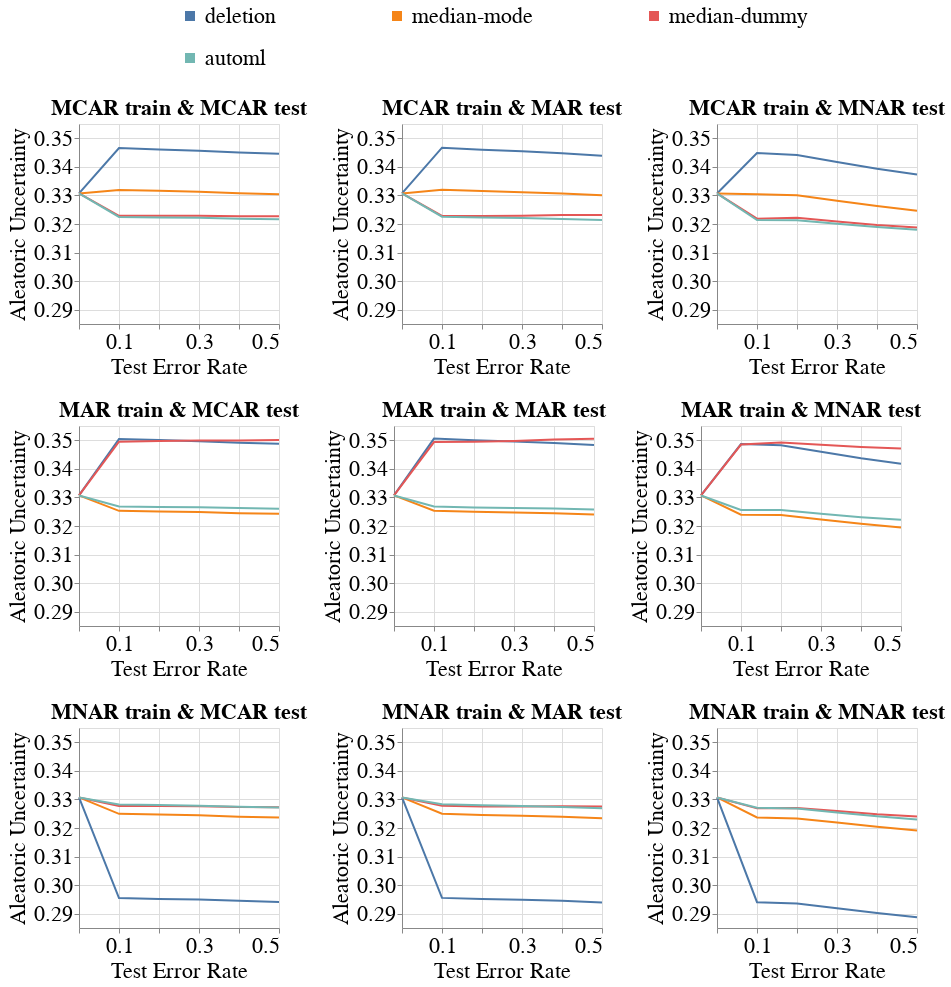

Notebook code for this chart:
### Code cell
create_line_bands_for_diff_imputers(dataset_name=DATASET_NAME,
                                    model_name='mlp_clf',
                                    metric_name='Aleatoric_Uncertainty',
                                    db_client=db_client,
                                    with_band=False)

### Figure 1 — Vega-Lite specification as saved in the notebook (floating-point values rounded to 4 significant figures; data arrays with more than 128 entries replaced by an {"elided": "..."} marker saying what was removed)
{"config": {"view": {"continuousWidth": 400, "continuousHeight": 300}, "axis": {"labelFontSize": 22, "labelFontWeight": "normal", "titleFontSize": 22, "titleFontWeight": "normal"}, "legend": {"columns": 3, "direction": "horizontal", "labelFontSize": 22, "labelLimit": 400, "orient": "top", "symbolOffset": 100, "symbolStrokeWidth": 10, "titleAnchor": "middle", "titleFontSize": 22, "titleLimit": 300}, "title": {"fontSize": 22}}, "vconcat": [{"hconcat": [{"mark": "line", "encoding": {"color": {"field": "Null_Imputer_Name", "sort": ["deletion", "median-mode", "median-dummy", "miss_forest", "k_means_clustering", "datawig", "automl", "boost_clean"], "title": null, "type": "nominal"}, "x": {"axis": {"labelExpr": "(datum.value == 0.1) || (datum.value == 0.3) || (datum.value == 0.5) ? datum.label : ''"}, "field": "Test_Error_Rate", "scale": {"nice": false}, "title": "Test Error Rate", "type": "quantitative"}, "y": {"aggregate": "mean", "field": "Metric_Value", "scale": {"zero": false}, "title": "Aleatoric Uncertainty", "type": "quantitative"}}, "height": 200, "title": {"text": "MCAR train & MCAR test", "fontSize": 22}, "width": 200}, {"data": {"name": "data-a5e1650c63c683a0869c554f6b73cb67"}, "mark": "line", "encoding": {"color": {"field": "Null_Imputer_Name", "sort": ["deletion", "median-mode", "median-dummy", "miss_forest", "k_means_clustering", "datawig", "automl", "boost_clean"], "title": null, "type": "nominal"}, "x": {"axis": {"labelExpr": "(datum.value == 0.1) || (datum.value == 0.3) || (datum.value == 0.5) ? datum.label : ''"}, "field": "Test_Error_Rate", "scale": {"nice": false}, "title": "Test Error Rate", "type": "quantitative"}, "y": {"aggregate": "mean", "field": "Metric_Value", "scale": {"zero": false}, "title": "Aleatoric Uncertainty", "type": "quantitative"}}, "height": 200, "title": {"text": "MCAR train & MAR test", "fontSize": 22}, "width": 200}, {"data": {"name": "data-28837e9cd6be25cac606e3cb6c141fb3"}, "mark": "line", "encoding": {"color": {"field": "Null_Imputer_Name", "sort": ["deletion", "median-mode", "median-dummy", "miss_forest", "k_means_clustering", "datawig", "automl", "boost_clean"], "title": null, "type": "nominal"}, "x": {"axis": {"labelExpr": "(datum.value == 0.1) || (datum.value == 0.3) || (datum.value == 0.5) ? datum.label : ''"}, "field": "Test_Error_Rate", "scale": {"nice": false}, "title": "Test Error Rate", "type": "quantitative"}, "y": {"aggregate": "mean", "field": "Metric_Value", "scale": {"zero": false}, "title": "Aleatoric Uncertainty", "type": "quantitative"}}, "height": 200, "title": {"text": "MCAR train & MNAR test", "fontSize": 22}, "width": 200}], "resolve": {"scale": {"y": "shared"}}}, {"hconcat": [{"mark": "line", "encoding": {"color": {"field": "Null_Imputer_Name", "sort": ["deletion", "median-mode", "median-dummy", "miss_forest", "k_means_clustering", "datawig", "automl", "boost_clean"], "title": null, "type": "nominal"}, "x": {"axis": {"labelExpr": "(datum.value == 0.1) || (datum.value == 0.3) || (datum.value == 0.5) ? datum.label : ''"}, "field": "Test_Error_Rate", "scale": {"nice": false}, "title": "Test Error Rate", "type": "quantitative"}, "y": {"aggregate": "mean", "field": "Metric_Value", "scale": {"zero": false}, "title": "Aleatoric Uncertainty", "type": "quantitative"}}, "height": 200, "title": {"text": "MAR train & MCAR test", "fontSize": 22}, "width": 200}, {"data": {"name": "data-61ced4156fc5da7adf0601dedc5490f4"}, "mark": "line", "encoding": {"color": {"field": "Null_Imputer_Name", "sort": ["deletion", "median-mode", "median-dummy", "miss_forest", "k_means_clustering", "datawig", "automl", "boost_clean"], "title": null, "type": "nominal"}, "x": {"axis": {"labelExpr": "(datum.value == 0.1) || (datum.value == 0.3) || (datum.value == 0.5) ? datum.label : ''"}, "field": "Test_Error_Rate", "scale": {"nice": false}, "title": "Test Error Rate", "type": "quantitative"}, "y": {"aggregate": "mean", "field": "Metric_Value", "scale": {"zero": false}, "title": "Aleatoric Uncertainty", "type": "quantitative"}}, "height": 200, "title": {"text": "MAR train & MAR test", "fontSize": 22}, "width": 200}, {"data": {"name": "data-d18f213a624d2213a0046465da7a5549"}, "mark": "line", "encoding": {"color": {"field": "Null_Imputer_Name", "sort": ["deletion", "median-mode", "median-dummy", "miss_forest", "k_means_clustering", "datawig", "automl", "boost_clean"], "title": null, "type": "nominal"}, "x": {"axis": {"labelExpr": "(datum.value == 0.1) || (datum.value == 0.3) || (datum.value == 0.5) ? datum.label : ''"}, "field": "Test_Error_Rate", "scale": {"nice": false}, "title": "Test Error Rate", "type": "quantitative"}, "y": {"aggregate": "mean", "field": "Metric_Value", "scale": {"zero": false}, "title": "Aleatoric Uncertainty", "type": "quantitative"}}, "height": 200, "title": {"text": "MAR train & MNAR test", "fontSize": 22}, "width": 200}], "data": {"name": "data-e16e582ca75bb375193fcba4460c862e"}, "resolve": {"scale": {"y": "shared"}}}, {"hconcat": [{"mark": "line", "encoding": {"color": {"field": "Null_Imputer_Name", "sort": ["deletion", "median-mode", "median-dummy", "miss_forest", "k_means_clustering", "datawig", "automl", "boost_clean"], "title": null, "type": "nominal"}, "x": {"axis": {"labelExpr": "(datum.value == 0.1) || (datum.value == 0.3) || (datum.value == 0.5) ? datum.label : ''"}, "field": "Test_Error_Rate", "scale": {"nice": false}, "title": "Test Error Rate", "type": "quantitative"}, "y": {"aggregate": "mean", "field": "Metric_Value", "scale": {"zero": false}, "title": "Aleatoric Uncertainty", "type": "quantitative"}}, "height": 200, "title": {"text": "MNAR train & MCAR test", "fontSize": 22}, "width": 200}, {"data": {"name": "data-6a2c42da2d8818e506a38c7b07f7b408"}, "mark": "line", "encoding": {"color": {"field": "Null_Imputer_Name", "sort": ["deletion", "median-mode", "median-dummy", "miss_forest", "k_means_clustering", "datawig", "automl", "boost_clean"], "title": null, "type": "nominal"}, "x": {"axis": {"labelExpr": "(datum.value == 0.1) || (datum.value == 0.3) || (datum.value == 0.5) ? datum.label : ''"}, "field": "Test_Error_Rate", "scale": {"nice": false}, "title": "Test Error Rate", "type": "quantitative"}, "y": {"aggregate": "mean", "field": "Metric_Value", "scale": {"zero": false}, "title": "Aleatoric Uncertainty", "type": "quantitative"}}, "height": 200, "title": {"text": "MNAR train & MAR test", "fontSize": 22}, "width": 200}, {"data": {"name": "data-9cce793a215adee3bd57fe10d0291ced"}, "mark": "line", "encoding": {"color": {"field": "Null_Imputer_Name", "sort": ["deletion", "median-mode", "median-dummy", "miss_forest", "k_means_clustering", "datawig", "automl", "boost_clean"], "title": null, "type": "nominal"}, "x": {"axis": {"labelExpr": "(datum.value == 0.1) || (datum.value == 0.3) || (datum.value == 0.5) ? datum.label : ''"}, "field": "Test_Error_Rate", "scale": {"nice": false}, "title": "Test Error Rate", "type": "quantitative"}, "y": {"aggregate": "mean", "field": "Metric_Value", "scale": {"zero": false}, "title": "Aleatoric Uncertainty", "type": "quantitative"}}, "height": 200, "title": {"text": "MNAR train & MNAR test", "fontSize": 22}, "width": 200}], "data": {"name": "data-763ac39932c9761b82367ed2545b6243"}, "resolve": {"scale": {"y": "shared"}}}], "data": {"name": "data-1e7a55d9ae5ae6bf17570819d1fb641c"}, "resolve": {"scale": {"y": "shared"}}, "$schema": "https://vega.github.io/schema/vega-lite/v4.17.0.json", "datasets": {"data-1e7a55d9ae5ae6bf17570819d1fb641c": {"elided": "144 records"}, "data-a5e1650c63c683a0869c554f6b73cb67": {"elided": "144 records"}, "data-28837e9cd6be25cac606e3cb6c141fb3": {"elided": "144 records"}, "data-e16e582ca75bb375193fcba4460c862e": {"elided": "144 records"}, "data-61ced4156fc5da7adf0601dedc5490f4": {"elided": "144 records"}, "data-d18f213a624d2213a0046465da7a5549": {"elided": "144 records"}, "data-763ac39932c9761b82367ed2545b6243": {"elided": "144 records"}, "data-6a2c42da2d8818e506a38c7b07f7b408": {"elided": "144 records"}, "data-9cce793a215adee3bd57fe10d0291ced": {"elided": "144 records"}}}
